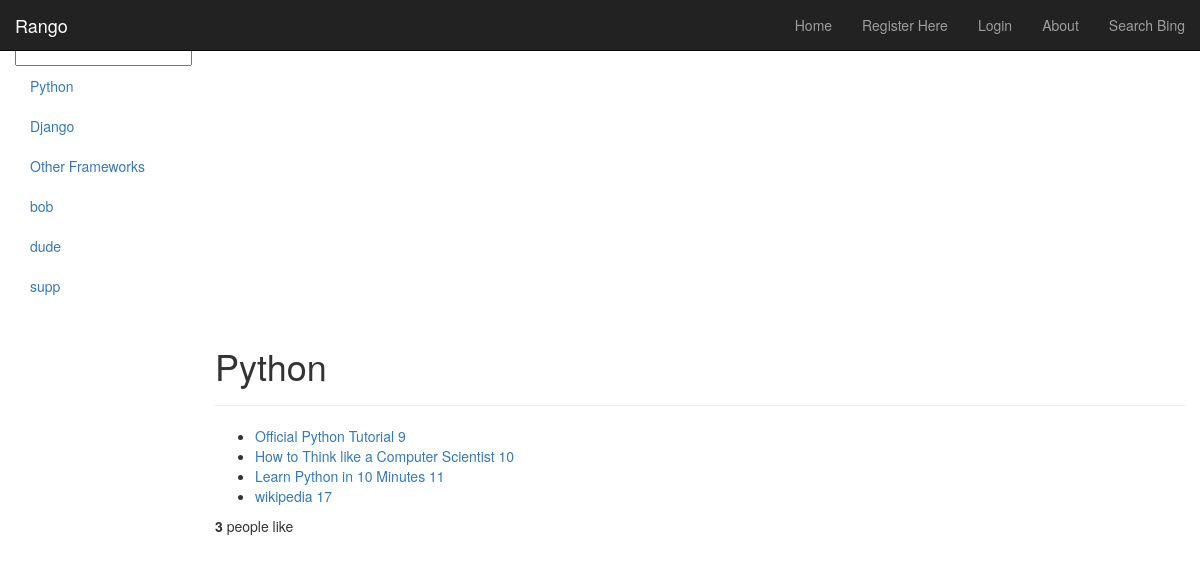
/rango/category/python/, run on the app's committed database.
### rango/models.py (models this page shows, shortened)
class Category(models.Model):
    name = models.CharField(max_length=128, unique=True)
    views = models.IntegerField(default=0)
    likes = models.IntegerField(default=0)
    slug = models.SlugField(unique=True)

class Page(models.Model):
    category = models.ForeignKey(Category)
    title = models.CharField(max_length=128)
    url = models.URLField()
    views = models.IntegerField(default=0)

### rango/views.py (the view)
# urls.py: url(r'^category/(?P<category_name_slug>[\w\-]+)/add_page/$', views.add_page, name='add_page'),
def category(request, category_name_slug):
    context_dict = {}
    try:
        category = Category.objects.get(slug=category_name_slug)
        context_dict['category_name'] = category.name
        pages = Page.objects.filter(category= category)
        context_dict['pages'] = pages
        context_dict['category'] = category
        context_dict['slug'] = category_name_slug
        context_dict['results'] = []
        if request.method =='POST':
            query = request.POST['query'].strip()
            if query:
                context_dict['results'] = run_query(query)
    except Category.DoesNotExist:
        pass
    return render(request, 'rango/category.html', context_dict)

### rango/templatetags/rango_extras.py (called while the page is built)
@register.inclusion_tag('rango/cats.html')
def get_category_list(cat=None):
    return {'cats': Category.objects.all(), 'act_cat':cat }

### templates/rango/category.html (shortened to what this page needs)
{% extends 'rango/base.html' %}
{% load bootstrap_toolkit %}
{% load staticfiles %}
{% block body_block %}
    <div class="page-header">
        <h1>{{ category_name }}</h1>
    </div>
    {% if category %}
        {% if pages %}
        <div id="page">
        <ul>
            {% for page in pages %}
            <li><a href="{% url 'goto' %}?page_id={{page.id}}">{{page.title}} {{page.id}}</a></li>
            {% endfor %}
        </ul>
        </div>
        {% else %}
            <strong>No pages currently in category {{category_name}}</strong>
        {% endif %}
        <div>
        <p>
        <strong id="like_count">{{ category.likes }}</strong> people like
        </p>
        </div>
    {% else %}
        The category {{category_name}} does not exist
    {% endif %}
{% endblock %}

### templates/rango/base.html (shortened to what this page needs)
<!DOCTYPE html>
<html lang="en">
{% load staticfiles %}
{% load rango_extras %}
  <head>
    <link rel="stylesheet" type="css" href="stylesheet.css" />
    <link href="http://getbootstrap.com/dist/css/bootstrap.min.css" rel="stylesheet">
    <link href="http://getbootstrap.com/examples/dashboard/dashboard.css" rel="stylesheet">
  </head>
  <body>
    <nav class="navbar navbar-inverse navbar-fixed-top">
      <div class="container-fluid">
        <div class="navbar-header">
          <a class="navbar-brand" href="/rango/">Rango</a>
        </div>
        <div id="navbar" class="navbar-collapse collapse">
          <ul class="nav navbar-nav navbar-right">
            <li><a href="{% url 'index' %}">Home</a></li>
                {% if user.is_authenticated %}
                    <li><a href="{% url 'auth_logout' %}?next=/rango/">Logout</a></li>
                    <li><a href="{% url 'add_category' %}">Add a new Category</a></li>
                {% else %}
                    <li><a href="{% url 'registration_register' %}">Register Here</a></li>
                    <li><a href="{% url 'auth_login' %}">Login</a></li>
                {% endif %}
                <li><a href ="{% url 'about' %}">About</a></li>
                <li><a href ="{% url 'search' %}">Search Bing</a></li>
          </ul>
        </div>
      </div>
    </nav>
    <div class="container-fluid">
      <div class="row">
        <div class="col-sm-3 col-md-2 sidebar">
            <ul class="nav nav-list">
                <li class="nav-header">Find a Category</li>
                <form>
                <li><input class="search-query" type="text" name="suggestion" value="" id="suggestion" /></li>
                </form>
            </ul>
            {% block side_block %}
            {% get_category_list category%}
            {% endblock %}
        </div>
        <div class="col-sm-9 col-sm-offset-3 col-md-10 col-md-offset-2 main">
            <div>
                {% block body_block %}{% endblock %}
            </div>
        </div>
      </div>
    </div>
  </body>
</html>

### templates/rango/cats.html
{% if cats %}
    <ul class="nav nav-sidebar">
    {% for c in cats %}
        {% if c == act_cat %}
            <li class="active">
        {% else %}
            <li>
        {% endif %}
            <a href="{% url 'category' c.slug %}">{{ c.name }}</a></li>
    {% endfor %}
{% else %}
    <li><strong>There are no category present.</strong></li>
    </ul>
{% endif %}

### data on the page
Category: name "Python", likes "3"
Category: name "Django"
Category: name "Other Frameworks"
Category: name "bob"
Category: name "dude"
Category: name "supp"
Page: title "Official Python Tutorial", id "9"
Page: title "How to Think like a Computer Scientist", id "10"
Page: title "Learn Python in 10 Minutes", id "11"
Page: title "wikipedia", id "17"
